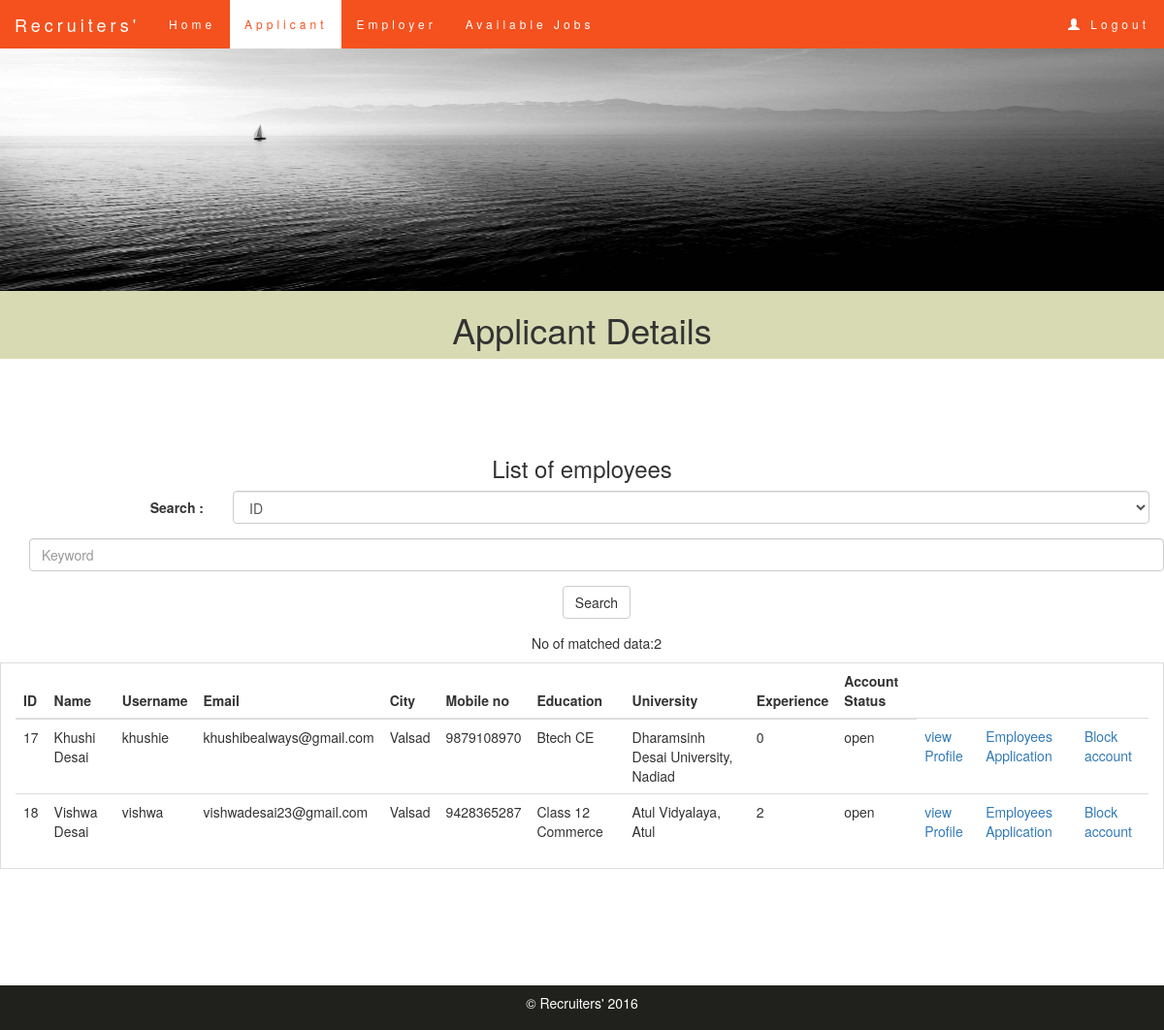
/admin/employee.php (signed in), run on the app's committed database.
### tables this page shows
CREATE TABLE IF NOT EXISTS `employees` (
  `id` int(11) NOT NULL AUTO_INCREMENT,
  `username` varchar(10) NOT NULL,
  `email` varchar(255) NOT NULL,
  `password` varchar(50) NOT NULL,
  `fname` varchar(25) NOT NULL,
  `birthday` date NOT NULL,
  `city` varchar(50) NOT NULL,
  `number` bigint(12) NOT NULL,
  `experience` varchar(20) NOT NULL,
  `education` varchar(255) NOT NULL,
  `resume` varchar(500) NOT NULL,
  `univ` varchar(50) NOT NULL,
  `year` int(11) NOT NULL,
  `closejob` varchar(10) NOT NULL DEFAULT 'open',
  `showjob` int(11) NOT NULL,
  `propic` varchar(50) NOT NULL,
  PRIMARY KEY (`id`)
);

### admin/employee.php (the view, shortened to what this page needs)
<!DOCTYPE html>
<html lang="en">
<head>
    <link rel="stylesheet" href="http://maxcdn.bootstrapcdn.com/bootstrap/3.3.6/css/bootstrap.min.css">
   <link rel="stylesheet" href="\PHPProject\main.css">
</head>
<body>
    <nav class="navbar navbar-default navbar-fixed-top">
    <div class="container-fluid">
    <div class="navbar-header">
        <a class="navbar-brand" href="#">Recruiters'</a>
    </div>
    <ul class="nav navbar-nav">
        <li><a href="\PHPProject\admin\home.php">Home</a></li>
        <li class="active"><a href="\PHPProject\admin\employee.php">Applicant</a></li>
        <li><a href="\PHPProject\admin\employer.php" >Employer</a></li>
        <li><a href="\PHPProject\admin\jobs.php">Available Jobs</a></li>
    </ul>
    <ul class="nav navbar-nav navbar-right" >
        <li><a href="\PHPProject\logout.php"><span class="glyphicon glyphicon-user"> </span>&nbsp;Logout</a></li>
    </ul>
    </div>
    </nav>
    <img class="img" src="\PHPProject\home_img.jpg.jpg" alt="home_img">
    <div class="container-fluid text-center register">
        <h1>Applicant Details</h1>
    </div>
    <br/><br/><br/><br/>
<div class="container text-center">
<h3>List of employees</h3>
<div class="container text-center">
<form class="form-horizontal" role="form">
<div class="form-group">
<label class="control-label col-sm-2" for="category">Search : </label>
<div class="col-sm-10">
<select class="form-control" name='category' id="cat">
<option value="id">ID</option>
</select>
</div>
</div>
<div class="form-group">
<input type="text" class="form-control" name="key" id="k" placeholder="Keyword">
</div>
<div class="form-group">
<input type="submit" value="Search" class="btn btn-default">
</div>
</form>
</div>
<?php
$connection=new PDO('mysql:host=localhost;dbname=project','root','');
if(isset($_GET['key'])){
		if($_GET['category']=="minexperience"){
				if(!ctype_digit($_GET['key'])){
					header("Location:employee.php?msg=Please enter valid number");
					die();
				}
				$statement="SELECT * FROM employees WHERE year>=?";
				$query=$connection->prepare($statement);
				if(!$query->execute(array($_GET['key']))){
					echo "error";
					die();
				}
		}else if($_GET['category']=="maxexperience"){
				if(!ctype_digit($_GET['key'])){
					header("Location:employee.php?msg=Please enter valid number");
					die();
				}
				$statement="SELECT * FROM employees WHERE year<=?";
				$query=$connection->prepare($statement);
				if(!$query->execute(array($_GET['key']))){
					echo "error";
					die();
				}
		}else{
				$key="%".$_GET['key']."%";
				$statement="SELECT * FROM `employees` WHERE `". $_GET['category']."` LIKE '". $key."'";
				if(!$query=$connection->query($statement)){
						echo "Something went wrong!";
					echo "<a href=\"".$_SERVER['HTTP_REFERER']."\">Go back</a>";
					die();
				}
		}
}else{
	$statement="SELECT * FROM employees";
	$query=$connection->query($statement);
}
$rowCount=$query->rowCount();
echo "<div class=\"container text-center\"><p>No of matched data:$rowCount</p></div></div>";
echo "<div class=\"container-fluid table-bordered table-hover\"><table class=\"table\"><thead><tr>";
echo "<th>ID</th>";
echo "<th>Name</th>";
echo "<th>Username</th>";
echo "<th>Email</th>";
echo "<th>City</th>";
echo "<th>Mobile no</th>";
echo "<th>Education</th>";
echo "<th>University</th>";
echo "<th>Experience</th>";
echo "<th>Account Status</th></thead><tbody>";
while($row=$query->fetch(PDO::FETCH_OBJ)){
	echo "<tr><td>$row->id</td>";
	echo "<td>$row->fname</td>";
	echo "<td>$row->username</td>";
	echo "<td>$row->email</td>";
	echo "<td>$row->city</td>";
	echo "<td>$row->number</td>";
	echo "<td>$row->education</td>";
	echo "<td>$row->univ</td>";
	echo "<td>$row->year</td>";
	echo "<td>$row->closejob</td>";
	echo "<td><a href=\"viewemployeeprofile.php?id=$row->id\">view Profile</a></td>";
	echo "<td><a href=\"applications.php?id=$row->id\">Employees Application</a></td>";
	if($row->closejob=="removed"){
		echo "<td>Removed</td>";
	}else if($row->closejob=="open"){
		echo "<td><a href=\"blockaccount.php?id=$row->id\">Block account</a></td>";
	}else{
		echo "<td><a href=\"unblockaccount.php?id=$row->id\">Unblock account</a></td>";
	}
}
?>
</table>
</div>
<br/><br/><br/><br/><br/><br/>
    <footer class="container-fluid text-center copyright">
        <p>&copy; Recruiters' 2016</p>
    </footer>
    </body>
    </html>

### main.css (style rules this page uses)
html,body { height: 100% }
.img { position:relative; height:300px; width:100%; }
.navbar { margin-bottom: 0; background-color: #f4511e; z-index: 9999; border: 0; font-size: 12px !important; line-height: 1.42857143 !important; letter-spacing: 4px; border-radius: 0; padding-top:-10px; padding-bottom:-10px; }
.navbar li a, .navbar .navbar-brand { color: #fff !important; }
.navbar-nav li a:hover, .navbar-nav li.active a { color: #f4511e !important; background-color: #fff !important; }
.copyright { background-color:rgb(32, 32, 28); color:white; padding:8px; }
.register { background-color:rgb(216, 218, 179); }

### data on the page
employees: id "17", fname "Khushi Desai", username "khushie", email "khushibealways@gmail.com", city "Valsad", number "9879108970", education "Btech CE", univ "Dharamsinh Desai University, Nadiad", year "0", closejob "open"
employees: id "18", fname "Vishwa Desai", username "vishwa", email "vishwadesai23@gmail.com", city "Valsad", number "9428365287", education "Class 12 Commerce", univ "Atul Vidyalaya, Atul", year "2", closejob "open"

### other printed values
$rowCount "2"
